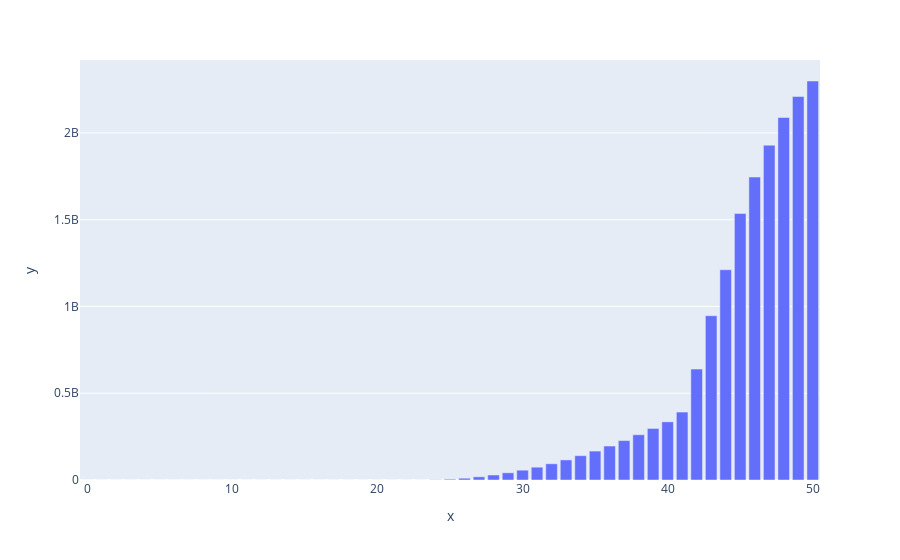

The notebook cell this image was saved under:
### Code cell
import plotly.express as px
fig = px.bar(x=x, y=yF)
#fig = px.bar(x=x, y=yM)
fig.show()

### Figure 1 — Plotly figure (JSON) as saved in the notebook; plotly's stock layout.template omitted (floating-point values rounded to 4 significant figures)
{"data": [{"alignmentgroup": "True", "hovertemplate": "x=%{x}<br>y=%{y}<extra></extra>", "legendgroup": "", "marker": {"color": "#636efa"}, "name": "", "offsetgroup": "", "orientation": "v", "showlegend": false, "textposition": "auto", "type": "bar", "x": [0, 1, 2, 3, 4, 5, 6, 7, 8, 9, 10, 11, 12, 13, 14, 15, 16, 17, 18, 19, 20, 21, 22, 23, 24, 25, 26, 27, 28, 29, 30, 31, 32, 33, 34, 35, 36, 37, 38, 39, 40, 41, 42, 43, 44, 45, 46, 47, 48, 49, 50], "xaxis": "x", "y": [8, 8, 8, 8, 8, 848, 5168, 9488, 13808, 18128, 22448, 26768, 31088, 35408, 39728, 44048, 48368, 52688, 57008, 61328, 65648, 69968, 74288, 193628, 1241228, 4621628, 10334828, 18380828, 28759628, 41471228, 56515628, 73892828, 93602828, 115645628, 140021228, 166729628, 195770828, 227144828, 260851628, 296891228, 335263628, 391669058, 639225578, 946791398, 1211551998, 1536247658, 1745892058, 1929613823, 2089106393, 2209892098, 2299461803], "yaxis": "y"}], "layout": {"barmode": "relative", "legend": {"tracegroupgap": 0}, "margin": {"t": 60}, "xaxis": {"anchor": "y", "domain": [0, 1], "title": {"text": "x"}}, "yaxis": {"anchor": "x", "domain": [0, 1], "title": {"text": "y"}}}}
